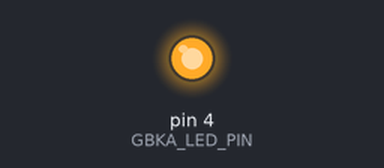
This sketch was run on a simulated Arduino Uno, built with avr-gcc and run on an emulated ATmega328P. Shown: output pins drawn as LEDs (lit = HIGH). What the sketch prints to the serial monitor is not drawn.

Above: at 0.05 s.
Timing chart, 0 to 3.0 s (numbered marks = the images above):
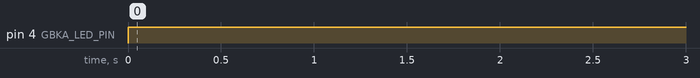

Measured:
- by itself, pin 4 (GBKA_LED_PIN): LOW → HIGH at 0.00 s

The sketch:

sketch_20210723_Lesson0_with_blink_millis_and_keywords.ino
```cpp
#define GBKA_LED_PIN  (4)
#define MY_KEYWORD  "Hiro765-L0"

void setup() {
  pinMode(GBKA_LED_PIN, OUTPUT);
  Serial.begin(57600); // initializes the serial port with a baud rate of 57600
}

void loop() {
  digitalWrite(GBKA_LED_PIN, HIGH);
  Serial.print(MY_KEYWORD);
  Serial.print(",");
  Serial.print(millis());
  Serial.println(",\"hello, world 4!\""); // prints a string to a serial port
  delay(500); //delay of 0.5 second
  digitalWrite(GBKA_LED_PIN, HIGH);
  delay(500); //delay of 0.5 second
  digitalWrite(GBKA_LED_PIN, LOW);
}
```
